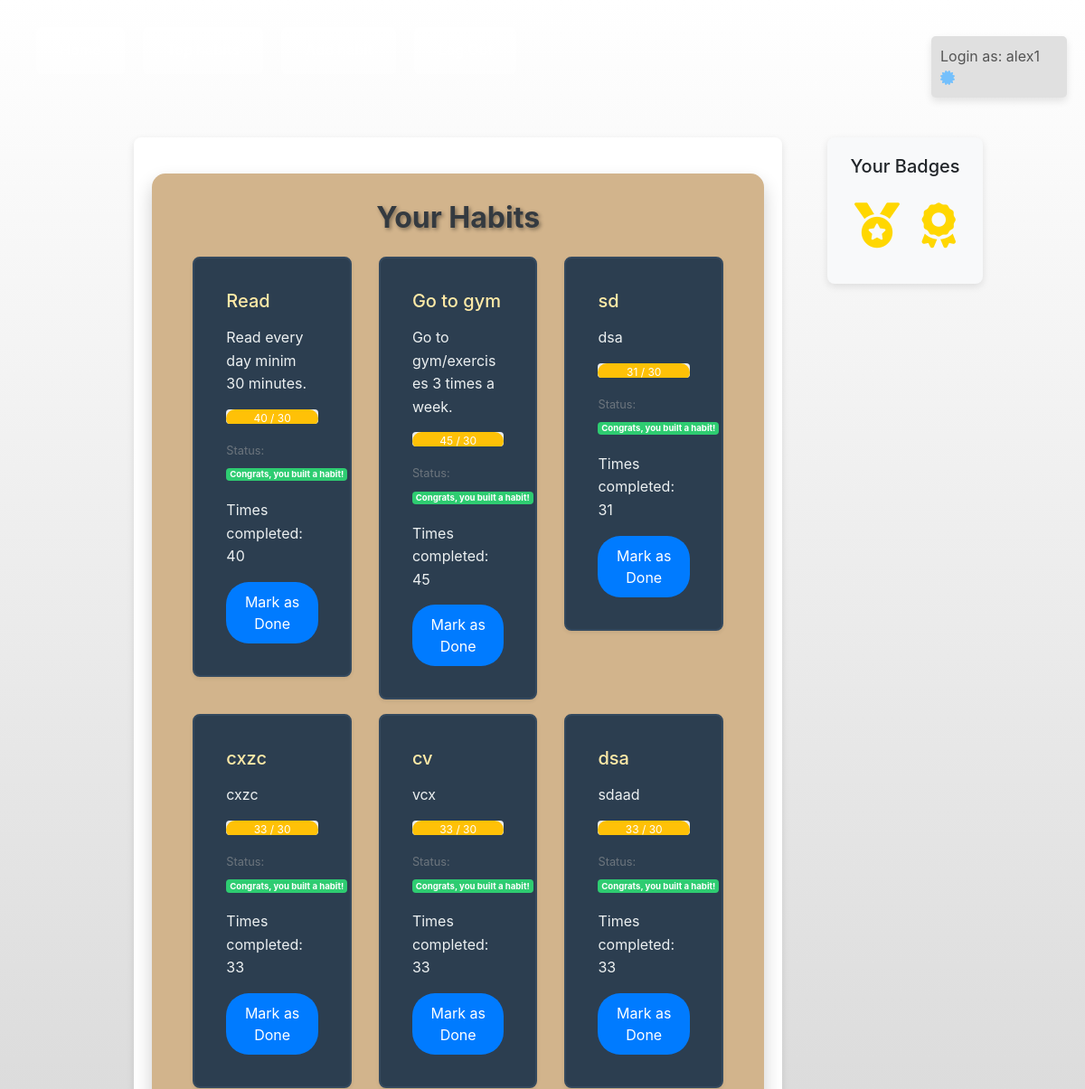
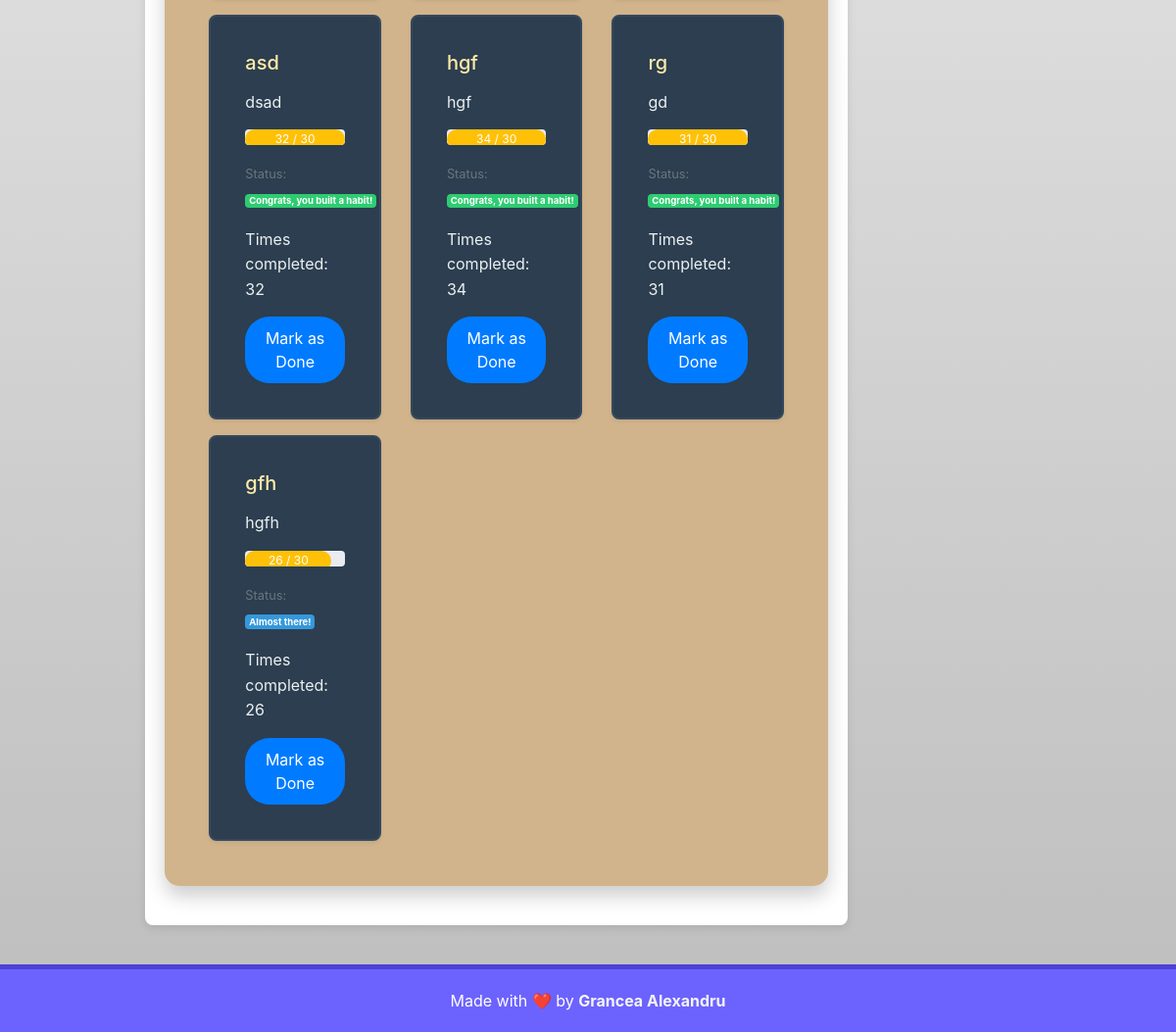
/main (signed in), run on an earlier commit of the app's database (2 pictures, top to bottom).
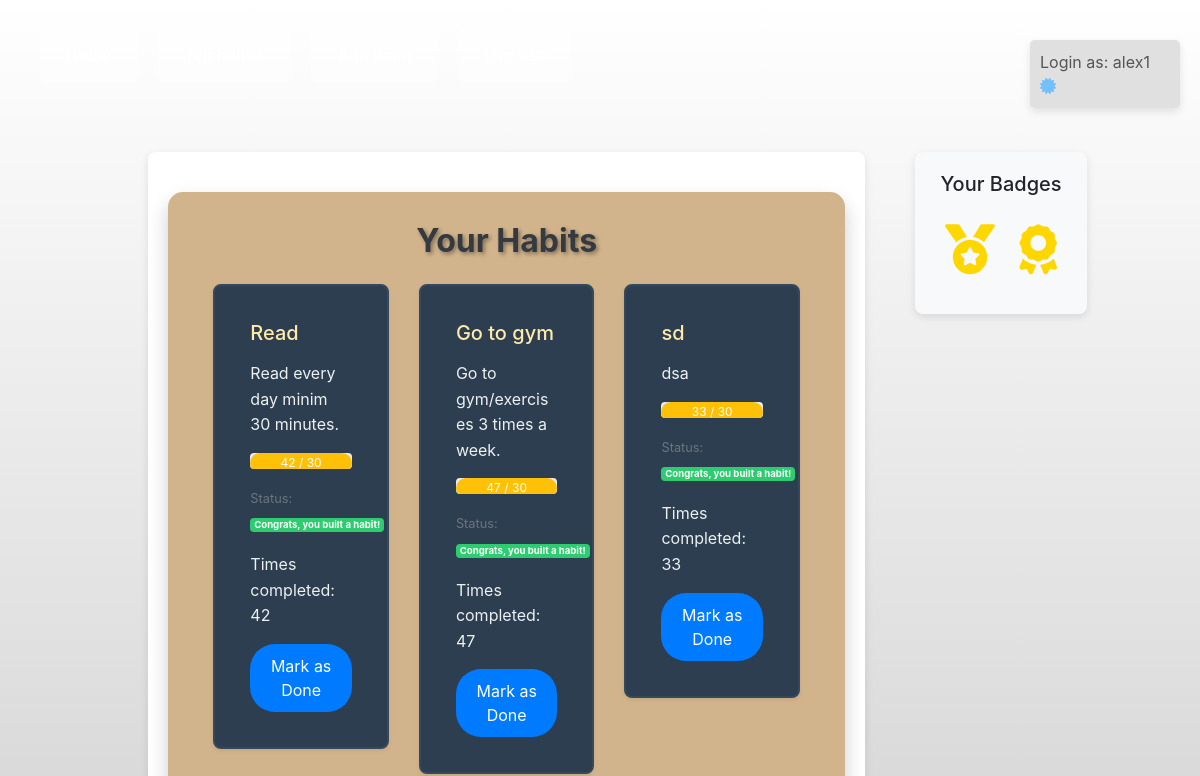
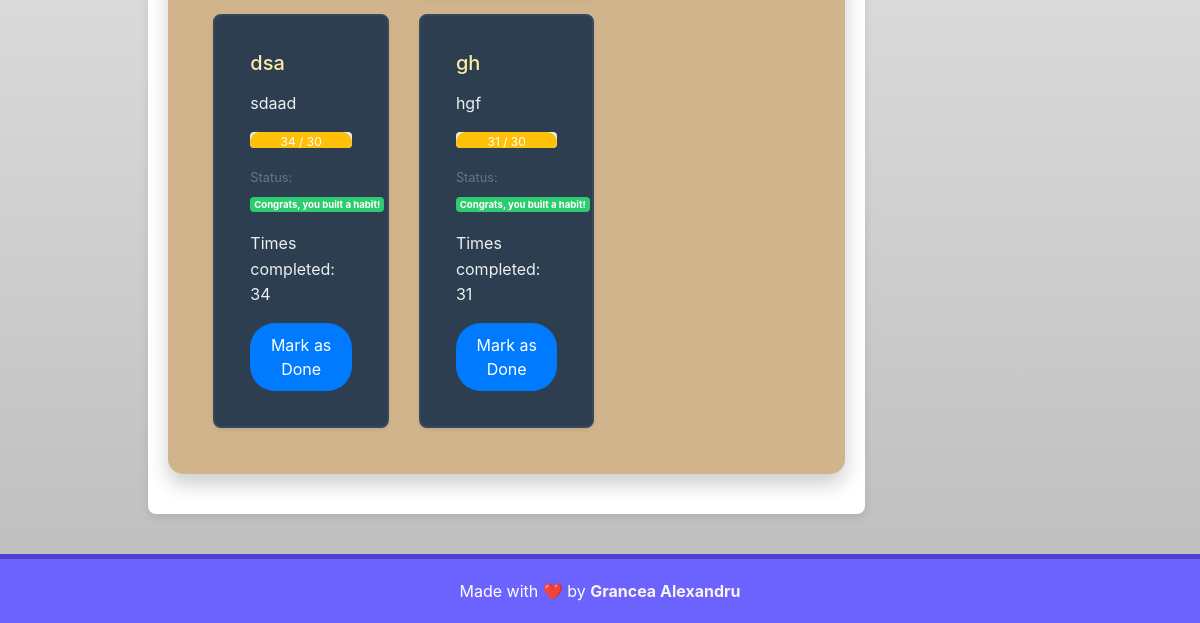
And on a later commit of the database (2 pictures, top to bottom).
### habits/models.py (models this page shows, shortened)
class Habit(models.Model):
    user = models.ForeignKey(User, on_delete=models.CASCADE, related_name="habits")
    habit = models.CharField(max_length=64)
    description = models.CharField(max_length=255)
    status = models.CharField(max_length=64, default="Habit being formed")
    times_completed = models.IntegerField(default=0)
    private = models.BooleanField(default=False)

### habits/views.py (the view)
# urls.py: path('main', views.main_page, name='main_page'),
def main_page(request):
    habits = Habit.objects.filter(user=request.user)
    total_completed = 0
    for habit in habits:
        if habit.times_completed >= 30:
            total_completed += 1
    user_badges = get_badge(total_completed)
    return render(request, "habits/main_page.html", {
        "habits": habits,
        "user_badges": user_badges
    })

### habits/templatetags/custom_filters.py (called while the page is built)
@register.filter
def percentage(value, max_value):
    try:
        return (value / max_value) * 100
    except (ValueError, ZeroDivisionError):
        return 0

@register.filter
def get_badge(total_completed):
    user_badges = []
    if total_completed >= 1:
        user_badges.append("Starter Badge")
    if total_completed >= 5:
        user_badges.append("Consistency Badge")
    if total_completed >= 10:
        user_badges.append("Master Badge")
    return user_badges

### templates/habits/main_page.html (shortened to what this page needs)
{% extends "habits/layout.html" %}
{% load custom_filters %}
{% block body %}
<div class="blackboard-margin">
    <div class="header">
        <h2>Your Habits</h2>
    </div>
    {% if habits %}
        <div class="habit-list mt-4">
            <div class="row">
                {% for habit in habits %}
                    <div class="col-md-4 mb-3">
                        <div class="card shadow-sm habit-card" id="habit-card-{{ habit.id }}">
                            <div class="card-body">
                                <h5 class="card-title">{{ habit.habit }}</h5>
                                <p class="card-text">{{ habit.description }}</p>
                            <div class="progress">
                                <div id="progress-bar-{{ habit.id }}" class="progress-bar bg-warning"
                                     role="progressbar"
                                     style="width: {{ habit.times_completed|percentage:30 }}%;"
                                     aria-valuenow="{{ habit.times_completed }}"
                                     aria-valuemin="0"
                                     aria-valuemax="30">
                                    {{ habit.times_completed }} / 30
                                </div>
                            </div>
                            <p class="card-text">
                                <small class="text-muted">Status:
                                    <span id="status-{{ habit.id }}">
                                        {% if habit.times_completed >= 30 %}
                                            <span class="badge badge-success">Congrats, you built a habit! </span>
                                        {% elif habit.times_completed >= 25 %}
                                            <span class="badge badge-primary">Almost there!</span>
                                        {% elif habit.times_completed >= 10 %}
                                            <span class="badge badge-secondary"> Keep going! </span>
                                        {% else %}
                                            <span class="badge badge-warning">Habit being prepared</span>
                                        {% endif %}
                                    </span>
                                </small>
                            </p>
                            <p class="card-text">
                                Times completed: <span id="times-completed-{{ habit.id }}">{{ habit.times_completed }}</span>
                            </p>
                            <button class="btn btn-primary btn-sm mark-done-btn" data-habit-id="{{ habit.id }}">Mark as Done</button>
                            </div>
                        </div>
                    </div>
                {% endfor %}
            </div>
        </div>
    {% else %}
        <div class="alert alert-info text-center mt-4" role="alert">
            You don't have any habits yet. <a href="{% url 'add_habit' %}" class="alert-link">Add a new habit</a> to get started!
        </div>
    {% endif %}
</div>
{% endblock %}

### templates/habits/layout.html (shortened to what this page needs)
{% load static %}
{% load custom_filters %}
<!DOCTYPE html>
<html lang="en">
<head>
    <link rel="stylesheet" href="https://stackpath.bootstrapcdn.com/bootstrap/4.4.1/css/bootstrap.min.css">
    <link href="{% static 'habits/style.css' %}" rel="stylesheet">
    <link rel="stylesheet" href="https://cdnjs.cloudflare.com/ajax/libs/font-awesome/6.0.0-beta3/css/all.min.css">
</head>
<body>
    <div class="gradient-background">
        {% if user.is_authenticated %}
        <div class="login-status">
            Login as: {{ user.username }} <i class="fa-solid fa-certificate" style="color: #74C0FC;"></i>
        </div>
        {% endif %}
        <nav class="navbar navbar-expand-lg navbar-light bg-light">
            <div class="nav-links">
                {% if user.is_authenticated %}
                    <li class="nav-item">
                        <a class="nav-link" href="{% url 'main_page' %}">Home</a>
                    </li>
                    <li class="nav-item">
                        <a class="nav-link" href="{% url 'top_habits' %}">Top habits</a>
                    </li>
                    <li class="nav-item">
                        <a class="nav-link" href="{% url 'add_habit' %}"> Add habit</a>
                    </li>
                    <li class="nav-item">
                        <a class="nav-link" href="{% url 'logout' %}">Log Out</a>
                    </li>
                {% endif %}
            </div>
        </nav>
        <div class="container-fluid">
            <div class="row justify-content-center">
                <div class="col-md-8 offset-md-1">
                    <div class="main-content">
                        {% block body %}
                        {% endblock %}
                    </div>
                </div>
                {% if user.is_authenticated %}
                    <div class="col-md-3">
                        <div class="badge-section">
                            <h5>Your Badges</h5>
                            {% for badge in user_badges %}
                                <div class="reward-badge">
                                    {% if badge == "Starter Badge" %}
                                        <i class="fas fa-medal starter-badge" title="Starter Badge"></i>
                                    {% elif badge == "Consistency Badge" %}
                                        <i class="fas fa-award consistency-badge" title="Consistency Badge"></i>
                                    {% elif badge == "Master Badge" %}
                                        <i class="fas fa-trophy master-badge" title="Master Badge"></i>
                                    {% endif %}
                                </div>
                            {% empty %}
                                <p>No badges earned yet.</p>
                            {% endfor %}
                        </div>
                    </div>
                {% endif %}
            </div>
        </div>
    </div>
    <div class="footer">
        Made with ❤️ by <strong><a href="https://agportfolio-a13e2a8e20e4.herokuapp.com/" class="footer-link">Grancea Alexandru</a></strong>
    </div>
</body>
</html>

What changed in the data, as far as the page shows it:
removed Habit: habit "cxzc", description "cxzc", times_completed "33", shows "Congrats, you built a habit!"
removed Habit: habit "cv", description "vcx", times_completed "33", shows "Congrats, you built a habit!"
removed Habit: habit "asd", description "dsad", times_completed "32", shows "Congrats, you built a habit!"
removed Habit: habit "hgf", description "hgf", times_completed "34", shows "Congrats, you built a habit!"
removed Habit: habit "rg", description "gd", times_completed "31", shows "Congrats, you built a habit!"
removed Habit: habit "gfh", description "hgfh", times_completed "26", shows "Almost there!"
changed Habit "Read": times_completed "40" → "42"
changed Habit "Go to gym": times_completed "45" → "47"
changed Habit "sd": times_completed "31" → "33"
changed Habit "sdaad": times_completed "33" → "34"
added Habit: habit "gh", description "hgf", times_completed "31", shows "Congrats, you built a habit!"
